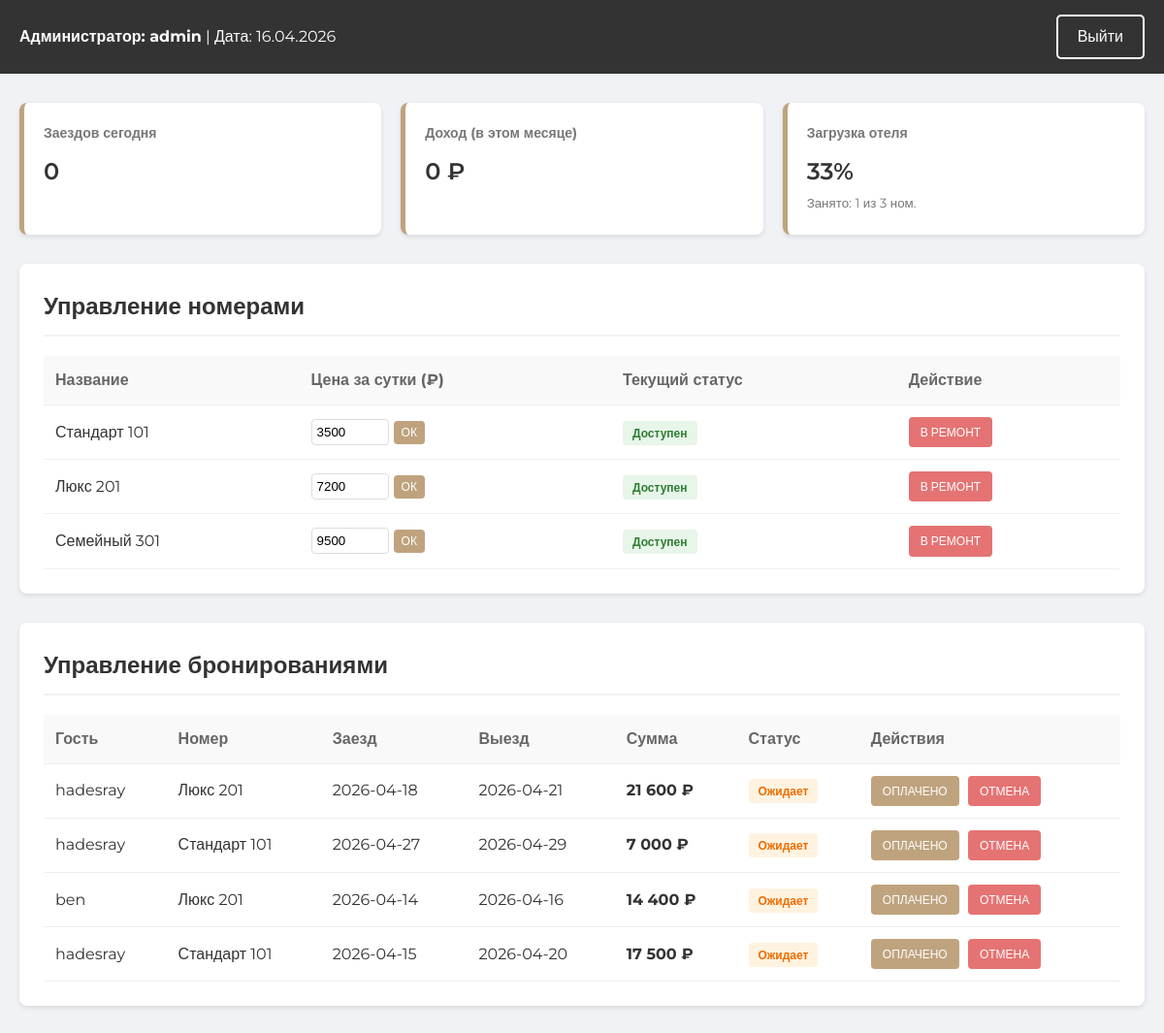
The app's page /admin.php (signed in), older data.
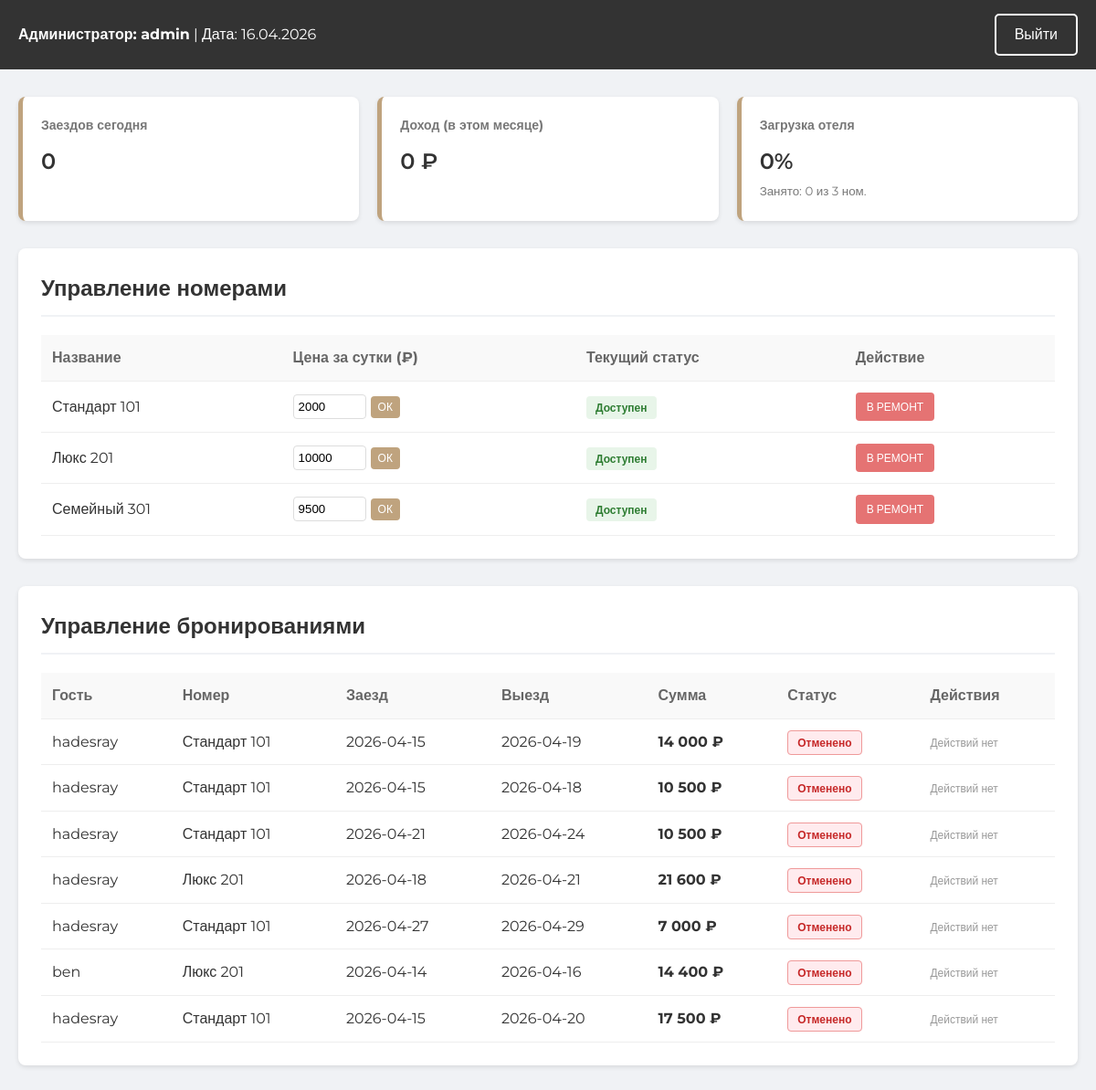
The same page, newer data.
### tables this page shows
CREATE TABLE IF NOT EXISTS `rooms` (
  `id` int(11) NOT NULL AUTO_INCREMENT,
  `name` varchar(100) DEFAULT NULL,
  `price` decimal(10,2) DEFAULT NULL,
  `status` enum('active','repair') DEFAULT 'active',
  `description` text DEFAULT NULL,
  `max_guests` int(11) DEFAULT 2,
  `image_url` varchar(255) DEFAULT NULL,
  PRIMARY KEY (`id`)
);

CREATE TABLE IF NOT EXISTS `bookings` (
  `id` int(11) NOT NULL AUTO_INCREMENT,
  `guest_name` varchar(100) DEFAULT NULL,
  `room_id` int(11) DEFAULT NULL,
  `check_in` date DEFAULT NULL,
  `check_out` date DEFAULT NULL,
  `payment_status` enum('Оплачено','Ожидает','Отменено') DEFAULT 'Ожидает',
  `user_id` int(11) DEFAULT NULL,
  `total_price` decimal(10,2) DEFAULT NULL,
  PRIMARY KEY (`id`),
  KEY `room_id` (`room_id`),
  KEY `user_id` (`user_id`)
);

### admin.php (the view, shortened to what this page needs)
<?php
require_once 'db.php';
$rooms = $pdo->query("SELECT * FROM rooms")->fetchAll();
$bookings = $pdo->query("
    SELECT b.*, r.name as room_name
    FROM bookings b
    JOIN rooms r ON b.room_id = r.id
    ORDER BY b.id DESC
")->fetchAll();
$today_checkins = $pdo->query("SELECT COUNT(*) FROM bookings WHERE check_in = CURDATE() AND payment_status != 'Отменено'")->fetchColumn();
$today = date('Y-m-d');
$stmtTotal = $pdo->query("SELECT COUNT(*) FROM rooms WHERE status = 'active'");
$totalActiveRooms = $stmtTotal->fetchColumn();
$stmtOccupied = $pdo->prepare("
    SELECT COUNT(DISTINCT room_id) FROM bookings
    WHERE payment_status != 'Отменено'
    AND ? >= check_in
    AND ? < check_out
");
$stmtOccupied->execute([$today, $today]);
$occupiedRoomsCount = $stmtOccupied->fetchColumn();
$occupancyPercentage = 0;
if ($totalActiveRooms > 0) {
    $occupancyPercentage = round(($occupiedRoomsCount / $totalActiveRooms) * 100);
}
$currentMonth = date('m');
$stmtIncome = $pdo->prepare("
    SELECT SUM(total_price) FROM bookings
    WHERE payment_status = 'Оплачено'
    AND MONTH(check_in) = ?
");
$stmtIncome->execute([$currentMonth]);
$monthlyIncome = $stmtIncome->fetchColumn() ?: 0;
?>
<!DOCTYPE html>
<html lang="ru">
<head>
    <link rel="stylesheet" href="style/main.css">
</head>
<body class="admin-body">
    <header class="admin-header">
        <div class="container">
            <div class="admin-info">
                <strong>Администратор: <?= $_SESSION['username'] ?></strong> |
                <span>Дата: <?= date('d.m.Y') ?></span>
            </div>
            <a href="logout.php" class="btn-login" style="border-color: #fff; color: #fff; text-decoration: none;">Выйти</a>
        </div>
    </header>
    <div class="container">
        <div class="stats-grid">
            <div class="stat-card">
                <h3>Заездов сегодня</h3>
                <p><?= $today_checkins ?></p>
            </div>
            <div class="stat-card">
                <h3>Доход (в этом месяце)</h3>
                <p><?= number_format($monthlyIncome, 0, '.', ' ') ?> ₽</p>
            </div>
            <div class="stat-card">
                <h3>Загрузка отеля</h3>
                <p><?= $occupancyPercentage ?>%</p>
                <small style="color: #777;">
                    Занято: <?= $occupiedRoomsCount ?> из <?= $totalActiveRooms ?> ном.
                </small>
            </div>
        </div>
        <section class="admin-section">
            <h2>Управление номерами</h2>
            <table>
                <thead>
                    <tr>
                        <th>Название</th>
                        <th>Цена за сутки (₽)</th>
                        <th>Текущий статус</th>
                        <th>Действие</th>
                    </tr>
                </thead>
                <tbody>
                    <?php foreach ($rooms as $r): ?>
                    <tr>
                        <td><?= htmlspecialchars($r['name']) ?></td>
                        <td>
                            <form method="POST" style="display: flex; gap: 5px; align-items: center;">
                                <input type="number" name="new_price" value="<?= (int)$r['price'] ?>"
                                       style="width: 80px; padding: 5px; border: 1px solid #ddd; border-radius: 4px;">
                                <button type="submit" name="update_price" class="btn-action btn-edit" style="padding: 5px 8px;">ОК</button>
                            </form>
                        </td>
                        <td>
                            <?php if ($r['status'] == 'active'): ?>
                                <span class="status-badge status-paid">Доступен</span>
                            <?php else: ?>
                                <span class="status-badge status-cancel">На ремонте</span>
                            <?php endif; ?>
                        </td>
                        <td>
                            <?php if ($r['status'] == 'active'): ?>
                                <a href="admin.php?toggle_room_status=active&room_id=<?= $r['id'] ?>"
                                   class="btn-action btn-danger" style="text-decoration:none;">В ремонт</a>
                            <?php else: ?>
                                <a href="admin.php?toggle_room_status=repair&room_id=<?= $r['id'] ?>"
                                   class="btn-action" style="text-decoration:none; background: #2e7d32; color: #fff;">Открыть</a>
                            <?php endif; ?>
                        </td>
                    </tr>
                    <?php endforeach; ?>
                </tbody>
            </table>
        </section>
        <section class="admin-section">
            <h2>Управление бронированиями</h2>
            <table>
                <thead>
                    <tr>
                        <th>Гость</th>
                        <th>Номер</th>
                        <th>Заезд</th>
                        <th>Выезд</th>
                        <th>Сумма</th>
                        <th>Статус</th>
                        <th>Действия</th>
                    </tr>
                </thead>
                <tbody>
                    <?php foreach ($bookings as $b): ?>
                    <tr>
                        <td><?= htmlspecialchars($b['guest_name']) ?></td>
                        <td><?= $b['room_name'] ?></td>
                        <td><?= $b['check_in'] ?></td>
                        <td><?= $b['check_out'] ?></td>
                        <td><strong><?= number_format($b['total_price'], 0, '.', ' ') ?> ₽</strong></td>
                        <td>
                            <?php
                                $class = '';
                                if ($b['payment_status'] == 'Ожидает') $class = 'status-wait';
                                if ($b['payment_status'] == 'Отменено') $class = 'status-cancel';
                            ?>
                            <span class="status-badge <?= $class ?>"><?= $b['payment_status'] ?></span>
                        </td>
                        <td>
                            <?php if ($b['payment_status'] !== 'Отменено'): ?>
                                <?php if ($b['payment_status'] === 'Ожидает'): ?>
                                    <a href="admin.php?action=confirm&id=<?= $b['id'] ?>" class="btn-action btn-edit" style="text-decoration:none;">Оплачено</a>
                                <?php endif; ?>
                                <a href="admin.php?action=cancel&id=<?= $b['id'] ?>" class="btn-action btn-danger" style="text-decoration:none;" onclick="return confirm('Отменить бронирование?')">Отмена</a>
                            <?php else: ?>
                                <span style="color:#999; font-size:12px;">Действий нет</span>
                            <?php endif; ?>
                        </td>
                    </tr>
                    <?php endforeach; ?>
                </tbody>
            </table>
        </section>
    </div>
</body>
</html>

### style/main.css (style rules this page uses)
* { margin: 0; padding: 0; box-sizing: border-box; }
body { font-family: 'Montserrat', sans-serif; line-height: 1.6; color: #333; background-color: #f9f9f9; }
.container { max-width: 1200px; margin: 0 auto; padding: 0 20px; }
.btn-login { border: 2px solid #bfa37e; padding: 8px 20px; border-radius: 5px; transition: all 0.3s !important; }
.status-cancel { background: #ffebee; color: #c62828; border: 1px solid #ef9a9a; }
.btn-action { display: inline-block; margin-right: 5px; padding: 5px 10px; font-size: 11px; text-transform: uppercase; }

### admin.php (style rules this page uses)
.admin-body { background: #f0f2f5; font-family: 'Montserrat', sans-serif; }
.admin-header { background: #333; color: #fff; padding: 15px 0; margin-bottom: 30px; }
.admin-header .container { display: flex; justify-content: space-between; align-items: center; }
.stats-grid { display: grid; grid-template-columns: repeat(auto-fit, minmax(200px, 1fr)); gap: 20px; margin-bottom: 30px; }
.stat-card { background: #fff; padding: 20px; border-radius: 8px; box-shadow: 0 2px 5px rgba(0,0,0,0.1); border-left: 5px solid #bfa37e; }
.stat-card h3 { font-size: 14px; color: #777; margin-bottom: 10px; }
.stat-card p { font-size: 24px; font-weight: 600; }
.admin-section { background: #fff; padding: 25px; border-radius: 8px; margin-bottom: 30px; box-shadow: 0 2px 5px rgba(0,0,0,0.1); }
.admin-section h2 { margin-bottom: 20px; border-bottom: 2px solid #f0f2f5; padding-bottom: 10px; }
table { width: 100%; border-collapse: collapse; margin-top: 10px; }
table th, table td { text-align: left; padding: 12px; border-bottom: 1px solid #eee; }
table th { background: #f9f9f9; color: #666; }
.status-badge { padding: 5px 10px; border-radius: 4px; font-size: 12px; font-weight: 600; }
.status-paid { background: #e8f5e9; color: #2e7d32; }
.btn-action { padding: 6px 12px; border: none; border-radius: 4px; cursor: pointer; font-size: 12px; }
.btn-edit { background: #bfa37e; color: #fff; text-decoration: none; }
.btn-danger { background: #e57373; color: #fff; }
.status-wait { background: #fff3e0; color: #ef6c00; }

Row changes from the older to the newer data that the page shows:
changed rooms "Стандарт 101": new_price "3500" → "2000"
changed rooms "Люкс 201": new_price "7200" → "10000"
added bookings: guest_name "hadesray", room.name "Стандарт 101", check_in "2026-04-15", check_out "2026-04-19", total_price "14 000", payment_status "Отменено", shows "Действий нет"
added bookings: guest_name "hadesray", room.name "Стандарт 101", check_in "2026-04-15", check_out "2026-04-18", total_price "10 500", payment_status "Отменено", shows "Действий нет"
added bookings: guest_name "hadesray", room.name "Стандарт 101", check_in "2026-04-21", check_out "2026-04-24", total_price "10 500", payment_status "Отменено", shows "Действий нет"
changed bookings (number 4 of 7 on the later page): payment_status "Ожидает" → "Отменено"; payment_status "ОПЛАЧЕНО ОТМЕНА" → "Действий нет"
changed bookings (number 5 of 7 on the later page): payment_status "Ожидает" → "Отменено"; payment_status "ОПЛАЧЕНО ОТМЕНА" → "Действий нет"
changed bookings "ben": payment_status "Ожидает" → "Отменено"; payment_status "ОПЛАЧЕНО ОТМЕНА" → "Действий нет"
changed bookings (number 7 of 7 on the later page): payment_status "Ожидает" → "Отменено"; payment_status "ОПЛАЧЕНО ОТМЕНА" → "Действий нет"
Text that changed along with them:
$occupancyPercentage: "33" → "0"
$occupiedRoomsCount: "1" → "0"
